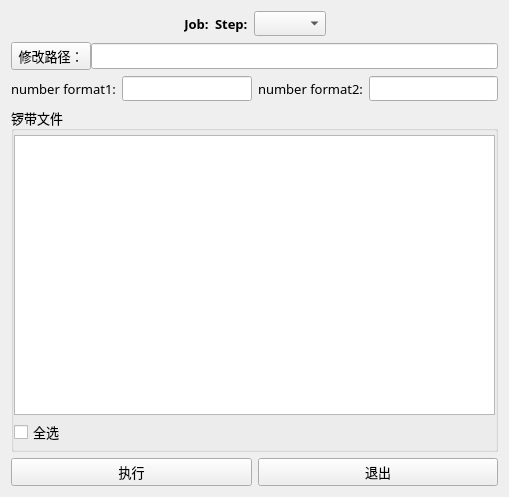
<?xml version="1.0" encoding="UTF-8"?>
<ui version="4.0">
 <class>Form</class>
 <widget class="QWidget" name="Form">
  <property name="geometry">
   <rect>
    <x>0</x>
    <y>0</y>
    <width>509</width>
    <height>497</height>
   </rect>
  </property>
  <property name="windowTitle">
   <string>锣带导入</string>
  </property>
  <layout class="QVBoxLayout" name="verticalLayout_2">
   <item>
    <layout class="QHBoxLayout" name="horizontalLayout_4">
     <item>
      <spacer name="horizontalSpacer">
       <property name="orientation">
        <enum>Qt::Horizontal</enum>
       </property>
       <property name="sizeHint" stdset="0">
        <size>
         <width>40</width>
         <height>20</height>
        </size>
       </property>
      </spacer>
     </item>
     <item>
      <widget class="QLabel" name="label_title">
       <property name="font">
        <font>
         <family>微软雅黑</family>
         <pointsize>10</pointsize>
         <weight>75</weight>
         <bold>true</bold>
        </font>
       </property>
       <property name="text">
        <string>Job:</string>
       </property>
       <property name="alignment">
        <set>Qt::AlignCenter</set>
       </property>
      </widget>
     </item>
     <item>
      <layout class="QHBoxLayout" name="horizontalLayout_3">
       <item>
        <widget class="QLabel" name="label">
         <property name="font">
          <font>
           <family>微软雅黑</family>
           <pointsize>10</pointsize>
           <weight>75</weight>
           <bold>true</bold>
          </font>
         </property>
         <property name="text">
          <string>Step:</string>
         </property>
        </widget>
       </item>
       <item>
        <widget class="QComboBox" name="comboBox">
         <property name="font">
          <font>
           <family>微软雅黑</family>
          </font>
         </property>
        </widget>
       </item>
      </layout>
     </item>
     <item>
      <spacer name="horizontalSpacer_3">
       <property name="orientation">
        <enum>Qt::Horizontal</enum>
       </property>
       <property name="sizeHint" stdset="0">
        <size>
         <width>40</width>
         <height>20</height>
        </size>
       </property>
      </spacer>
     </item>
    </layout>
   </item>
   <item>
    <layout class="QHBoxLayout" name="horizontalLayout_2">
     <property name="spacing">
      <number>0</number>
     </property>
     <item>
      <widget class="QPushButton" name="pushButton_path">
       <property name="font">
        <font>
         <family>微软雅黑</family>
         <pointsize>10</pointsize>
        </font>
       </property>
       <property name="cursor">
        <cursorShape>PointingHandCursor</cursorShape>
       </property>
       <property name="text">
        <string>修改路径：</string>
       </property>
      </widget>
     </item>
     <item>
      <widget class="QLineEdit" name="lineEdit_path">
       <property name="font">
        <font>
         <family>微软雅黑</family>
         <pointsize>10</pointsize>
        </font>
       </property>
      </widget>
     </item>
    </layout>
   </item>
   <item>
    <layout class="QHBoxLayout" name="horizontalLayout_8">
     <item>
      <layout class="QHBoxLayout" name="horizontalLayout_6">
       <item>
        <widget class="QLabel" name="label_2">
         <property name="font">
          <font>
           <family>微软雅黑</family>
           <pointsize>10</pointsize>
          </font>
         </property>
         <property name="text">
          <string>number format1:</string>
         </property>
        </widget>
       </item>
       <item>
        <widget class="QLineEdit" name="lineEdit">
         <property name="font">
          <font>
           <family>微软雅黑</family>
           <pointsize>9</pointsize>
          </font>
         </property>
        </widget>
       </item>
      </layout>
     </item>
     <item>
      <layout class="QHBoxLayout" name="horizontalLayout_7">
       <item>
        <widget class="QLabel" name="label_3">
         <property name="font">
          <font>
           <family>微软雅黑</family>
           <pointsize>10</pointsize>
          </font>
         </property>
         <property name="text">
          <string>number format2:</string>
         </property>
        </widget>
       </item>
       <item>
        <widget class="QLineEdit" name="lineEdit_2">
         <property name="font">
          <font>
           <family>微软雅黑</family>
           <pointsize>9</pointsize>
          </font>
         </property>
        </widget>
       </item>
      </layout>
     </item>
    </layout>
   </item>
   <item>
    <widget class="QGroupBox" name="groupBox">
     <property name="font">
      <font>
       <family>微软雅黑</family>
       <pointsize>10</pointsize>
      </font>
     </property>
     <property name="title">
      <string>锣带文件</string>
     </property>
     <layout class="QVBoxLayout" name="verticalLayout">
      <property name="spacing">
       <number>4</number>
      </property>
      <property name="leftMargin">
       <number>0</number>
      </property>
      <property name="topMargin">
       <number>4</number>
      </property>
      <property name="rightMargin">
       <number>0</number>
      </property>
      <property name="bottomMargin">
       <number>4</number>
      </property>
      <item>
       <widget class="QListWidget" name="listWidget">
        <property name="cursor" stdset="0">
         <cursorShape>PointingHandCursor</cursorShape>
        </property>
       </widget>
      </item>
      <item>
       <layout class="QHBoxLayout" name="horizontalLayout_5">
        <item>
         <widget class="QCheckBox" name="checkBox_select_all">
          <property name="cursor">
           <cursorShape>PointingHandCursor</cursorShape>
          </property>
          <property name="text">
           <string>全选</string>
          </property>
         </widget>
        </item>
        <item>
         <spacer name="horizontalSpacer_2">
          <property name="orientation">
           <enum>Qt::Horizontal</enum>
          </property>
          <property name="sizeHint" stdset="0">
           <size>
            <width>40</width>
            <height>20</height>
           </size>
          </property>
         </spacer>
        </item>
       </layout>
      </item>
     </layout>
    </widget>
   </item>
   <item>
    <layout class="QHBoxLayout" name="horizontalLayout">
     <item>
      <widget class="QPushButton" name="pushButton_exec">
       <property name="minimumSize">
        <size>
         <width>0</width>
         <height>26</height>
        </size>
       </property>
       <property name="font">
        <font>
         <family>微软雅黑</family>
         <pointsize>10</pointsize>
         <weight>50</weight>
         <bold>false</bold>
        </font>
       </property>
       <property name="cursor">
        <cursorShape>PointingHandCursor</cursorShape>
       </property>
       <property name="text">
        <string>执行</string>
       </property>
      </widget>
     </item>
     <item>
      <widget class="QPushButton" name="pushButton_exit">
       <property name="minimumSize">
        <size>
         <width>0</width>
         <height>26</height>
        </size>
       </property>
       <property name="font">
        <font>
         <family>微软雅黑</family>
         <pointsize>10</pointsize>
         <weight>50</weight>
         <bold>false</bold>
        </font>
       </property>
       <property name="cursor">
        <cursorShape>PointingHandCursor</cursorShape>
       </property>
       <property name="text">
        <string>退出</string>
       </property>
      </widget>
     </item>
    </layout>
   </item>
  </layout>
 </widget>
 <resources/>
 <connections/>
</ui>
